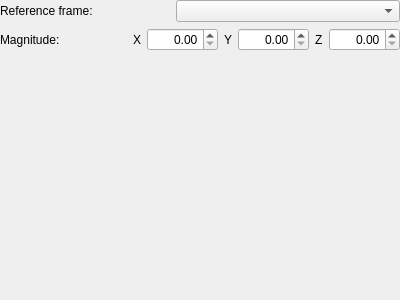
<?xml version="1.0" encoding="UTF-8"?>
<ui version="4.0">
 <class>WorldeditToolOptionsMoveCamera</class>
 <widget class="QWidget" name="WorldeditToolOptionsMoveCamera">
  <property name="geometry">
   <rect>
    <x>0</x>
    <y>0</y>
    <width>400</width>
    <height>300</height>
   </rect>
  </property>
  <property name="windowTitle">
   <string>Form</string>
  </property>
  <layout class="QGridLayout" name="gridLayout" columnstretch="5,1,6">
   <property name="leftMargin">
    <number>0</number>
   </property>
   <property name="topMargin">
    <number>0</number>
   </property>
   <property name="rightMargin">
    <number>0</number>
   </property>
   <property name="bottomMargin">
    <number>0</number>
   </property>
   <item row="0" column="0">
    <widget class="QLabel" name="referenceFrameLabel">
     <property name="text">
      <string>Reference frame:</string>
     </property>
     <property name="buddy">
      <cstring>transformFrame</cstring>
     </property>
    </widget>
   </item>
   <item row="0" column="1">
    <spacer name="horizontalSpacer">
     <property name="orientation">
      <enum>Qt::Horizontal</enum>
     </property>
     <property name="sizeType">
      <enum>QSizePolicy::Preferred</enum>
     </property>
     <property name="sizeHint" stdset="0">
      <size>
       <width>8</width>
       <height>8</height>
      </size>
     </property>
    </spacer>
   </item>
   <item row="0" column="2">
    <widget class="QComboBox" name="transformFrame"/>
   </item>
   <item row="1" column="0">
    <widget class="QLabel" name="magnitudeLabel">
     <property name="text">
      <string>Magnitude:</string>
     </property>
    </widget>
   </item>
   <item row="1" column="1" colspan="2">
    <layout class="QHBoxLayout" name="horizontalLayout">
     <item>
      <widget class="QLabel" name="magnitudeXLabel">
       <property name="text">
        <string>X</string>
       </property>
       <property name="buddy">
        <cstring>magnitudeX</cstring>
       </property>
      </widget>
     </item>
     <item>
      <widget class="QDoubleSpinBox" name="magnitudeX">
       <property name="alignment">
        <set>Qt::AlignRight|Qt::AlignTrailing|Qt::AlignVCenter</set>
       </property>
       <property name="maximum">
        <double>4096.000000000000000</double>
       </property>
      </widget>
     </item>
     <item>
      <widget class="QLabel" name="magnitudeYLabel">
       <property name="text">
        <string>Y</string>
       </property>
       <property name="buddy">
        <cstring>magnitudeY</cstring>
       </property>
      </widget>
     </item>
     <item>
      <widget class="QDoubleSpinBox" name="magnitudeY">
       <property name="alignment">
        <set>Qt::AlignRight|Qt::AlignTrailing|Qt::AlignVCenter</set>
       </property>
       <property name="maximum">
        <double>4096.000000000000000</double>
       </property>
      </widget>
     </item>
     <item>
      <widget class="QLabel" name="magnitudeZLabel">
       <property name="text">
        <string>Z</string>
       </property>
       <property name="buddy">
        <cstring>magnitudeZ</cstring>
       </property>
      </widget>
     </item>
     <item>
      <widget class="QDoubleSpinBox" name="magnitudeZ">
       <property name="alignment">
        <set>Qt::AlignRight|Qt::AlignTrailing|Qt::AlignVCenter</set>
       </property>
       <property name="maximum">
        <double>4096.000000000000000</double>
       </property>
      </widget>
     </item>
    </layout>
   </item>
   <item row="2" column="0" colspan="3">
    <widget class="WorldeditToolRangeInputScalesWidget" name="rangeInputScales" native="true"/>
   </item>
   <item row="3" column="0" colspan="3">
    <spacer name="verticalSpacer">
     <property name="orientation">
      <enum>Qt::Vertical</enum>
     </property>
     <property name="sizeHint" stdset="0">
      <size>
       <width>8</width>
       <height>0</height>
      </size>
     </property>
    </spacer>
   </item>
  </layout>
 </widget>
 <customwidgets>
  <customwidget>
   <class>WorldeditToolRangeInputScalesWidget</class>
   <extends>QWidget</extends>
   <header>ui/options_window/worldedit_tools/options/util/WorldeditToolRangeInputScalesWidget.h</header>
   <container>1</container>
  </customwidget>
 </customwidgets>
 <resources/>
 <connections/>
</ui>
